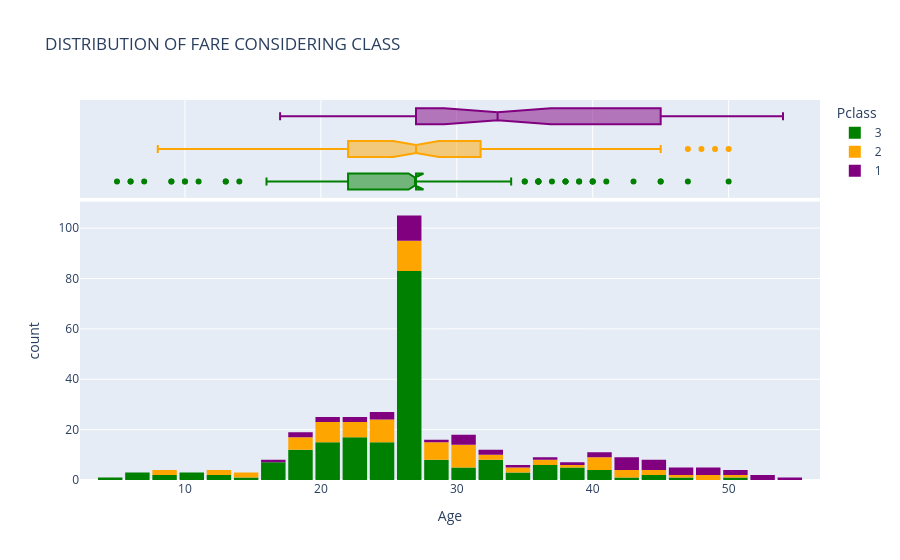

Notebook cell for this chart:
### Code cell
fig =px.histogram(
    titanic_clean,
    x='Age',
    marginal='box',
    color ='Pclass',
    color_discrete_sequence= ['green', 'orange','purple'],
    nbins = 35,
    title='DISTRIBUTION OF FARE CONSIDERING CLASS'
)

fig.update_layout(bargap=0.1)
fig.show()

### Figure 1 — Plotly figure (JSON) as saved in the notebook; plotly's stock layout.template omitted (floating-point values rounded to 4 significant figures; data arrays with more than 128 entries replaced by an {"elided": "..."} marker saying what was removed)
{"data": [{"bingroup": "x", "hovertemplate": "Pclass=3<br>Age=%{x}<br>count=%{y}<extra></extra>", "legendgroup": "3", "marker": {"color": "green", "pattern": {"shape": ""}}, "name": "3", "nbinsx": 35, "orientation": "v", "showlegend": true, "type": "histogram", "x": {"elided": "205 int values"}, "xaxis": "x", "yaxis": "y"}, {"hovertemplate": "Pclass=3<br>Age=%{x}<extra></extra>", "legendgroup": "3", "marker": {"color": "green"}, "name": "3", "notched": true, "showlegend": false, "type": "box", "x": {"elided": "205 int values"}, "xaxis": "x2", "yaxis": "y2"}, {"bingroup": "x", "hovertemplate": "Pclass=2<br>Age=%{x}<br>count=%{y}<extra></extra>", "legendgroup": "2", "marker": {"color": "orange", "pattern": {"shape": ""}}, "name": "2", "nbinsx": 35, "orientation": "v", "showlegend": true, "type": "histogram", "x": [26, 24, 35, 50, 24, 30, 27, 20, 27, 32, 27, 30, 27, 27, 18, 41, 29, 12, 42, 26, 28, 30, 26, 41, 15, 20, 36, 30, 40, 21, 40, 34, 8, 23, 8, 25, 24, 30, 22, 36, 14, 18, 45, 22, 42, 29, 19, 29, 30, 20, 28, 40, 30, 22, 27, 43, 19, 22, 26, 12, 29, 21, 48, 32, 25, 18, 26, 24, 31, 25, 49, 24, 31, 29, 21, 44, 21, 27, 24, 47, 38, 20, 23], "xaxis": "x", "yaxis": "y"}, {"hovertemplate": "Pclass=2<br>Age=%{x}<extra></extra>", "legendgroup": "2", "marker": {"color": "orange"}, "name": "2", "notched": true, "showlegend": false, "type": "box", "x": [26, 24, 35, 50, 24, 30, 27, 20, 27, 32, 27, 30, 27, 27, 18, 41, 29, 12, 42, 26, 28, 30, 26, 41, 15, 20, 36, 30, 40, 21, 40, 34, 8, 23, 8, 25, 24, 30, 22, 36, 14, 18, 45, 22, 42, 29, 19, 29, 30, 20, 28, 40, 30, 22, 27, 43, 19, 22, 26, 12, 29, 21, 48, 32, 25, 18, 26, 24, 31, 25, 49, 24, 31, 29, 21, 44, 21, 27, 24, 47, 38, 20, 23], "xaxis": "x2", "yaxis": "y2"}, {"bingroup": "x", "hovertemplate": "Pclass=1<br>Age=%{x}<br>count=%{y}<extra></extra>", "legendgroup": "1", "marker": {"color": "purple", "pattern": {"shape": ""}}, "name": "1", "nbinsx": 35, "orientation": "v", "showlegend": true, "type": "histogram", "x": [46, 47, 27, 21, 22, 41, 30, 27, 45, 45, 24, 47, 31, 28, 49, 27, 25, 43, 36, 35, 53, 42, 27, 27, 42, 48, 27, 54, 18, 27, 27, 33, 42, 53, 21, 41, 27, 27, 30, 33, 39, 30, 45, 50, 25, 45, 49, 51, 18, 22, 17, 43], "xaxis": "x", "yaxis": "y"}, {"hovertemplate": "Pclass=1<br>Age=%{x}<extra></extra>", "legendgroup": "1", "marker": {"color": "purple"}, "name": "1", "notched": true, "showlegend": false, "type": "box", "x": [46, 47, 27, 21, 22, 41, 30, 27, 45, 45, 24, 47, 31, 28, 49, 27, 25, 43, 36, 35, 53, 42, 27, 27, 42, 48, 27, 54, 18, 27, 27, 33, 42, 53, 21, 41, 27, 27, 30, 33, 39, 30, 45, 50, 25, 45, 49, 51, 18, 22, 17, 43], "xaxis": "x2", "yaxis": "y2"}], "layout": {"bargap": 0.1, "barmode": "relative", "legend": {"title": {"text": "Pclass"}, "tracegroupgap": 0}, "title": {"text": "DISTRIBUTION OF FARE CONSIDERING CLASS"}, "xaxis": {"anchor": "y", "domain": [0, 1], "title": {"text": "Age"}}, "xaxis2": {"anchor": "y2", "domain": [0, 1], "matches": "x", "showgrid": true, "showticklabels": false}, "yaxis": {"anchor": "x", "domain": [0, 0.7326], "title": {"text": "count"}}, "yaxis2": {"anchor": "x2", "domain": [0.7426, 1], "matches": "y2", "showgrid": false, "showline": false, "showticklabels": false, "ticks": ""}}}
